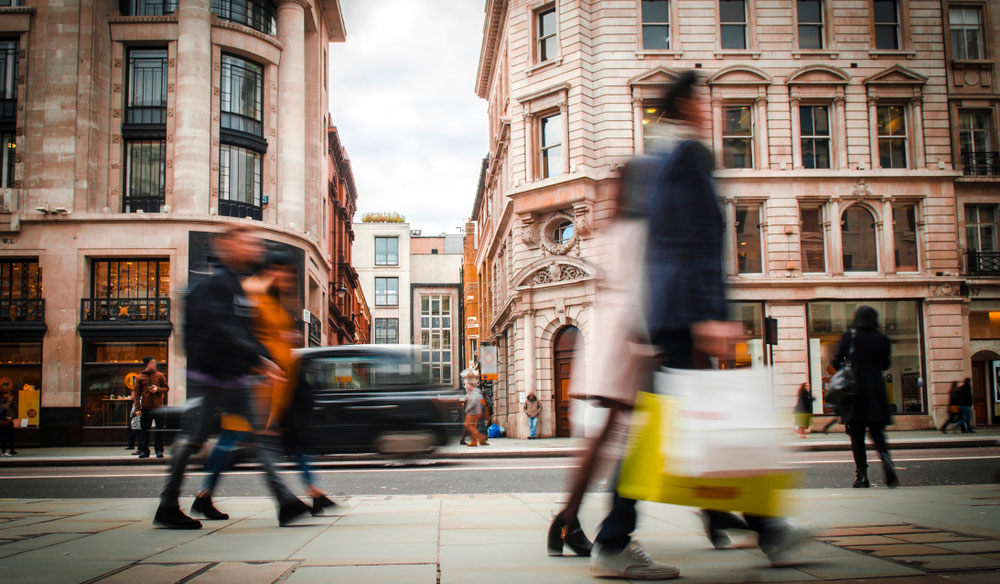
#> input picture images/motionblur.jpg, 1000 x 584 px, found by its file name
$ jupyter execute --allow-errors hybrid_images.ipynb   (shell and % lines are left out)   (older library calls are emulated)
#> lines starting #> are read from the running program, lines starting #| are printed output that depends on the picture
# Programming Project #1: Hybrid Images

## CS445: Computational Photography

### Part I: Hybrid Images

[cell 1]
# Optional, if using Google Colab w/ Drive
from google.colab import drive
drive.mount('/content/drive', force_remount=True)

[cell 2]
import cv2

import numpy as np
from matplotlib.colors import LogNorm
from scipy import signal

# modify to where you store your project data including utils.py
datadir = "/content/drive/My Drive/CS445/proj1/"

utilfn = datadir + "utils.py"
import utils

[cell 3]
# switch from notebook to inline if using colab or otherwise cannot use interactive display)
# %matplotlib notebook
import matplotlib.pyplot as plt

[cell 4]
im1_file = datadir + 'lion.jpg'
im2_file = datadir + 'Max.jpg'

#> (the rest of this cell did not finish here and is left out)

#> (a cell that did not finish here is left out)

#> (a cell that did not finish here is left out)

#> (a cell that did not finish here is left out)

#> (a cell that did not finish here is left out)

[cell 9]
#Images sanity check
fig, axes = plt.subplots(1, 2)
#> (the rest of this cell did not finish here and is left out)

[cell 10]
# [76 lines left out: function hybridImage, not called in this run]

[cell 11]
sigma_low = 3 # choose parameters that work for your images
sigma_high = 10

#> (the rest of this cell did not finish here and is left out)

#> (a cell that did not finish here is left out)

### Part II: Image Enhancement

##### Two out of three types of image enhancement are required.  Choose a good image to showcase each type and implement a method.  This code doesn't rely on the hybrid image part.

#### Contrast enhancement

[cell 13]
im_file = datadir + 'motionblur.jpg'

im = cv2.imread(im_file)
#> im is the input picture: shape (584, 1000, 3); mean B, G, R 107.4, 119.6, 135.3
im_gray = cv2.cvtColor(im, cv2.COLOR_BGR2GRAY)
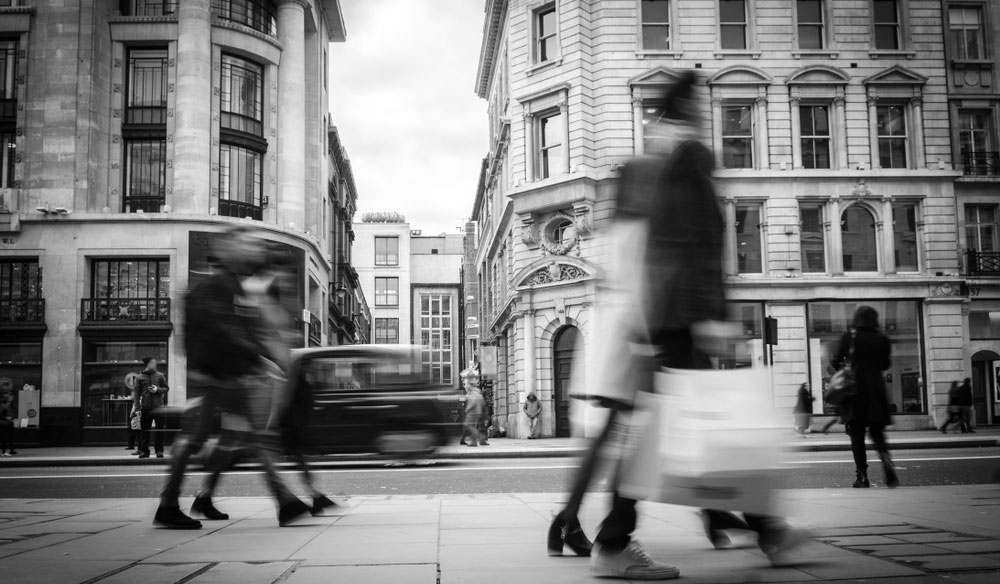
#> im_gray: shape (584, 1000); min 0, max 255, mean 122.9

plt.figure("Original Gray for Contrast Enhancement")
plt.imshow(im_gray, cmap = 'gray')

fil = cv2.GaussianBlur(im_gray, (11, 11), cv2.BORDER_REPLICATE)
high_freq = im_gray - fil
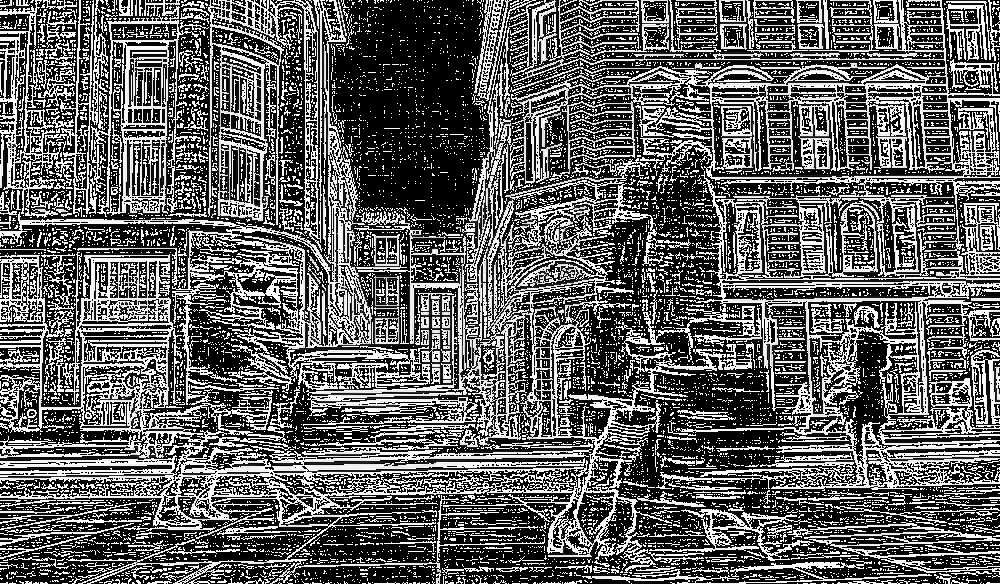
#> high_freq: shape (584, 1000); min 0, max 255, mean 96.4
plt.figure("Laplacian Filter")
plt.imshow(high_freq, cmap = "gray")
contrast_enhancement = im_gray + high_freq * 2
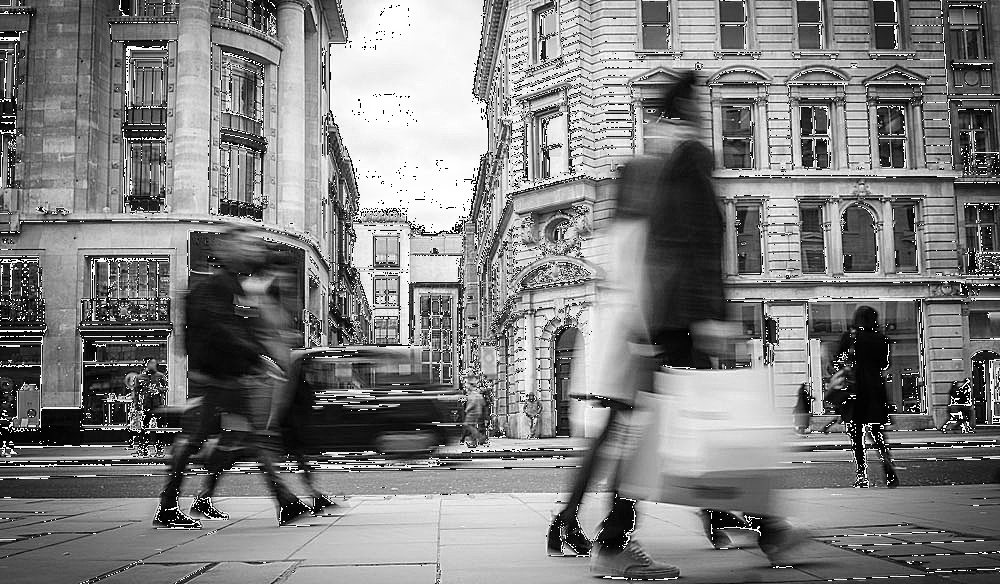
#> contrast_enhancement: shape (584, 1000); min 0, max 255, mean 127.1
plt.figure("Contrast Enhancement Image")
plt.imshow(contrast_enhancement, cmap = 'gray')

$ run again, with images/Obama.jpg copied over images/motionblur.jpg
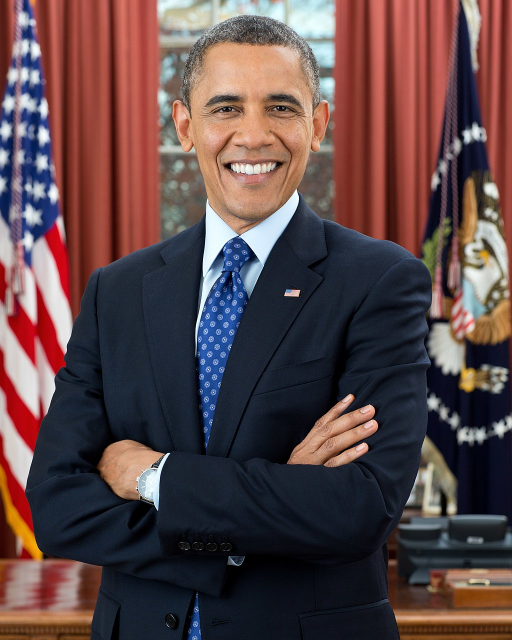
#> input picture images/Obama.jpg, 1024 x 1279 px, found by its file name (shown at 1/2 size)
#> im is the input picture: shape (1279, 1024, 3); mean B, G, R 71.5, 70.1, 92.5
#> `high_freq = im_gray - fil`:
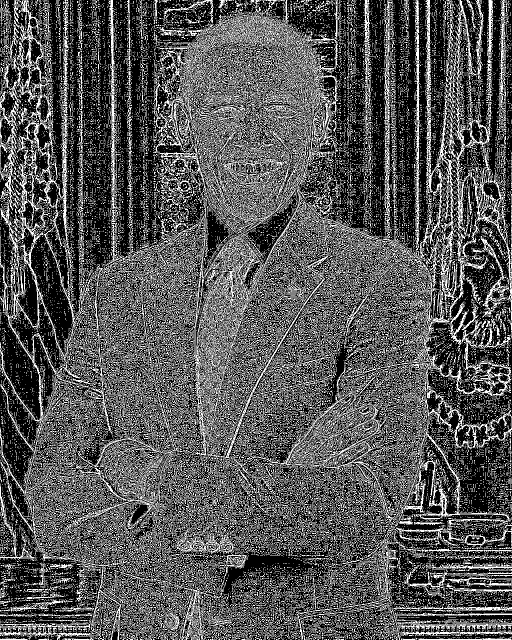
#> high_freq: shape (1279, 1024) (shown at 1/2 size); min 0, max 255, mean 85.9
#> `contrast_enhancement = im_gray + high_freq * 2`:
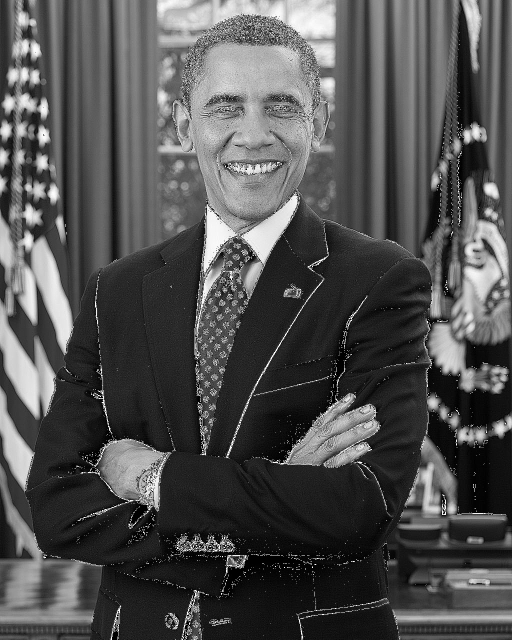
#> contrast_enhancement: shape (1279, 1024) (shown at 1/2 size); min 0, max 255, mean 79.9

$ run again, with images/Trump.jpg copied over images/motionblur.jpg
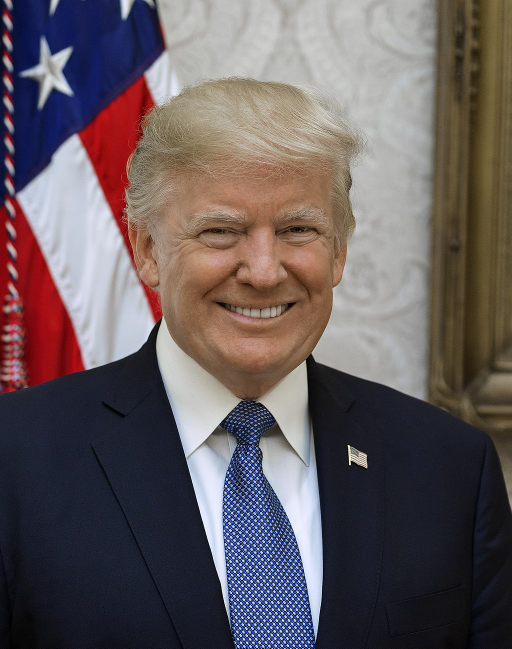
#> input picture images/Trump.jpg, 1024 x 1297 px, found by its file name (shown at 1/2 size)
#> im is the input picture: shape (1297, 1024, 3); mean B, G, R 94.2, 91.7, 101.9
#> `high_freq = im_gray - fil`:
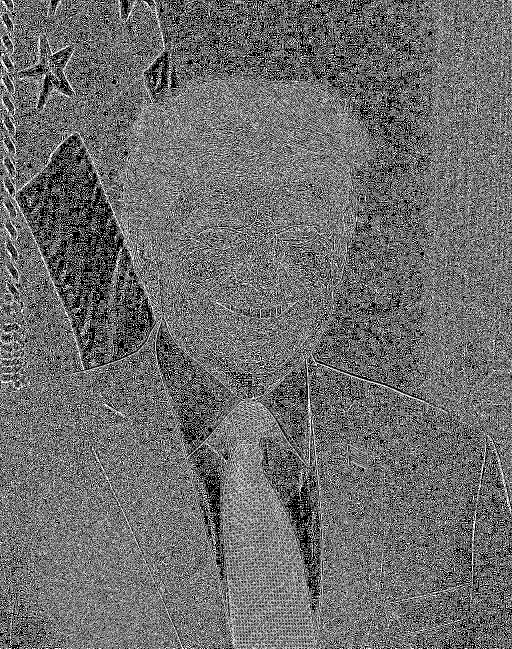
#> high_freq: shape (1297, 1024) (shown at 1/2 size); min 0, max 255, mean 108.7
#> `contrast_enhancement = im_gray + high_freq * 2`:
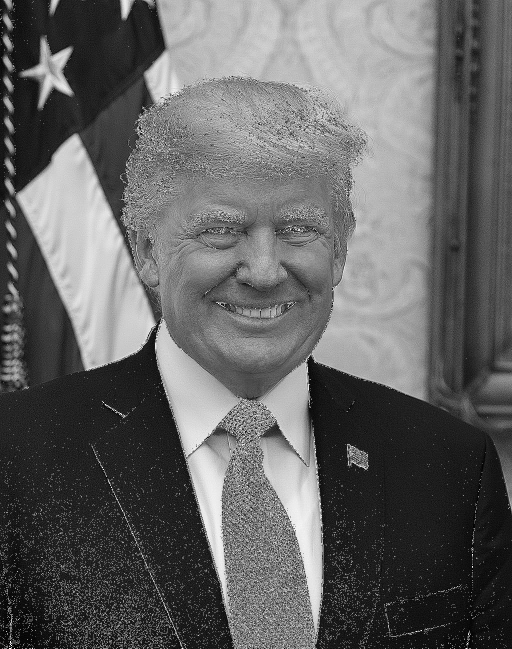
#> contrast_enhancement: shape (1297, 1024) (shown at 1/2 size); min 0, max 255, mean 99

$ run again, with images/bloodhound.jpg copied over images/motionblur.jpg
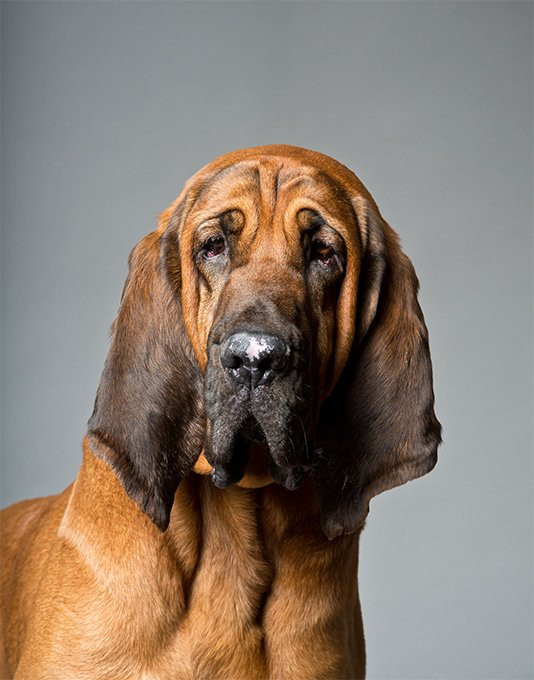
#> input picture images/bloodhound.jpg, 534 x 680 px, found by its file name
#> im is the input picture: shape (680, 534, 3); mean B, G, R 111.8, 123.6, 137.6
#> `high_freq = im_gray - fil`:
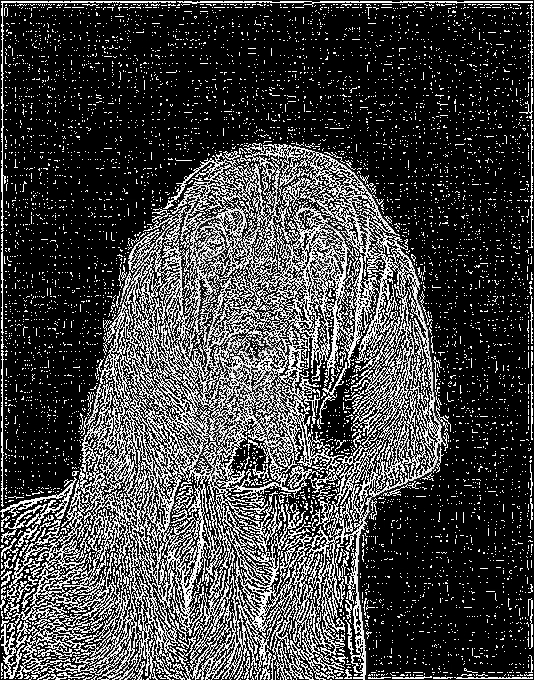
#> high_freq: shape (680, 534); min 0, max 255, mean 66.7
#> `contrast_enhancement = im_gray + high_freq * 2`:
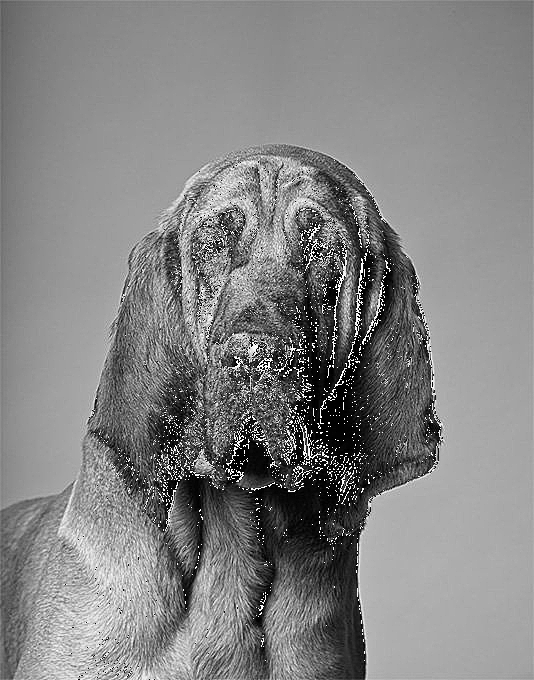
#> contrast_enhancement: shape (680, 534); min 0, max 255, mean 130.6
